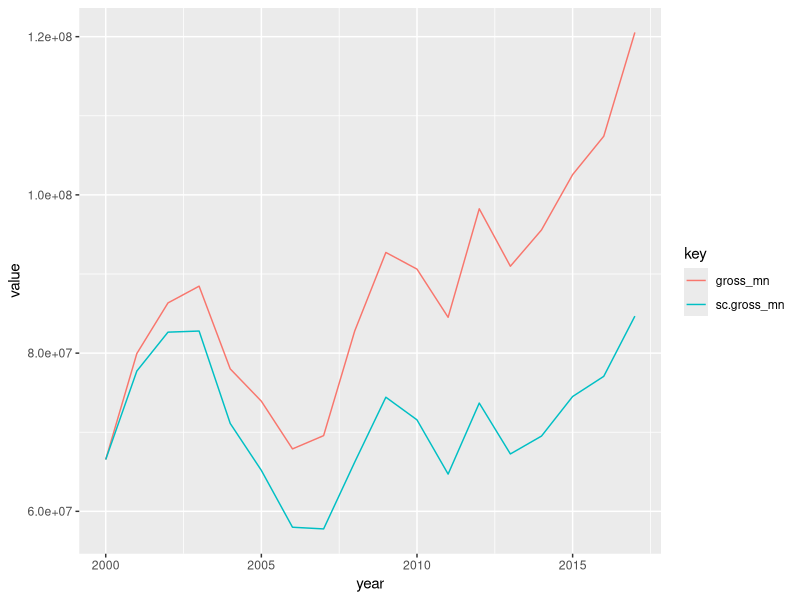

Here is the R script that generated this plot: (Note: this script raises an error after producing the figure.)
## ---- chunk 1
knitr::opts_chunk$set(echo = TRUE)
##Helper Functions here for cleanly handling imports
#install_all - function for installing all packages in a list that aren't available
#  inspired by https://stackoverflow.com/questions/4090169/elegant-way-to-check-for-missing-packages-and-install-them
#  ex: install_all(c('readr', 'dplyr'))
install_all <- function(list.of.packages) {
  need_install <- list.of.packages[!(list.of.packages %in% installed.packages()[,"Package"])]
  if(length(need_install)) install.packages(need_install)
}

# package_apply_all - function for calling install_all on list of packages, then applying a function to them
#  inspired by https://stackoverflow.com/questions/8175912/load-multiple-packages-at-once
#  ex: package_apply_all(c('readr', 'dplyr'), require)
package_apply_all <- function(list.of.packages, func) {
  install_all(list.of.packages)
  invisible(lapply(list.of.packages, func, character.only = TRUE))
}
## ---- chunk 2
package_apply_all(
  c(
    'readr', # for loading data from various formats
    'dplyr', # because we all need a little magic
    'ggplot2', # pretty graphs
    'tidyr' # needed for the gather function
  ), require)
## ---- chunk 3
# Pull in Consumer Price Index Data from 
# Burea of Labor Statistics to account for inflation
cpi <- read_csv('CPI_20181201.csv', col_types = cols())
# data ranged from 2000 (1) to 2017 (18)
# so... year mod 2000 + 1 is the indexing scheme.
# NOTE: if cpi csv file is changed the indexing scheme will need updating
cpif <- function(year) {
  idx <- year %% 2000 + 1
  cpi$Annual[idx]
}

## ---- chunk 4
# oscars data
pat.oscar_won <- "Oscar_.*_won$"
pat.oscar_nom <- "Oscar_.*_nominated$"
oscars <- read_csv("oscars.csv", col_types = cols()) %>% mutate(
  sc.gross = gross * cpif(2000)/cpif(year) # "In 2000 dollars"
) %>% 
  mutate_at(vars(matches(pat.oscar_won)), funs(factor)) %>%
  mutate_at(vars(matches(pat.oscar_nom)), funs(factor))
## ---- chunk 5
# probably not something to keep... but still interesting... 
currency_info <- oscars %>% select(
  gross, sc.gross, year
) %>% mutate(
  diff = gross - sc.gross
) %>% group_by(year) %>% summarize(
  n=n(),
  diff_mn = mean(diff, na.rm = TRUE),
  gross_mn = mean(gross, na.rm = TRUE),
  sc.gross_mn = mean(sc.gross, na.rm = TRUE)
)

currency_info %>% 
  gather(key, value, gross_mn, sc.gross_mn) %>%
  ggplot(aes(x=year, y=value, colour=key)) + 
  geom_line()
## ---- chunk 6
# sum number of wins identified per row for cols
tmp.won <- rowSums(
  oscars %>%
    mutate_at(
      vars(matches(pat.oscar_won)),
      funs(ifelse(. == "No", 0, 1))
    ) %>% select(matches(pat.oscar_won))
  )

# set win count variable in oscars df
oscars <- oscars %>% 
  mutate(Oscars_win_count = tmp.won)

# Validation
oscars_won_best_picture <- filter(oscars, Oscar_Best_Picture_won == 'Yes')
# This movie won 3 oscars, let's see if it checks out
oscars_won_best_picture$Oscars_win_count[1] == 3
# This movie won 2 oscars, let's see if it checks out
oscars_won_best_picture$Oscars_win_count[2] == 2
# Yeap

# Encodes as factor
oscars <- oscars %>% mutate(
  Oscars_won_some = factor(ifelse(Oscars_win_count > 0, "Yes", "No"))
)
## ---- chunk 7
# Gets the movies that won Oscars for best picture 
oscars_won_best_picture <- subset(oscars, Oscar_Best_Picture_won == 1)
dim(oscars_won_best_picture)
#View(head(oscars_won_best_picture[c(1:40)]))
# Gets the first movie of such list
lord_of_the_rings_king <- head(oscars_won_best_picture, 1)
#View(lord_of_the_rings_king)
# Gets the number of awards it won, not counting the Oscars 
num_awards_won <- 0
# For every column name in the Series
for (i in names(lord_of_the_rings_king)){
  # If "won"" is in such name
  if(grepl("won", i) == TRUE){
    # And if "Oscar" and "categories" is not
     if(grepl("Oscar", i) == FALSE){
       if(grepl("categories", i) == FALSE){
         # Add to num_awards_won the value of such column
         num_awards_won = num_awards_won + lord_of_the_rings_king[c(i)][[1]]
       }
      }
  }
}
# Prints the value of awards_wins
lord_of_the_rings_king[c("awards_wins")]
# Prints the number of awards it won, not counting the Oscars
num_awards_won
## ---- chunk 8
# Prints the unique values of the certificate column
unique(oscars$certificate)
# Prints the movies "Unrated" and "Not Rated"
subset(oscars, certificate == "Not Rated")[c("movie")]
subset(oscars, certificate == "Unrated")[c("movie")]
## ---- chunk 9
# Gets the indexes of such rows
not_rated_index = as.numeric(rownames(subset(oscars, certificate == "Not Rated")[c("movie")]))
unrated_index =  as.numeric(rownames(subset(oscars, certificate == "Unrated")[c("movie")]))

# Checks if any of them won an oscar
for(i in 1:nrow(oscars[not_rated_index, ])){
  if(oscars[not_rated_index, ]$Oscars_won_some[i]){
    print("Yes")
  }
}
for(i in 1:nrow(oscars[unrated_index, ])){
  if(oscars[unrated_index, ]$Oscars_won_some[i]){
    print("Yes")
  }
}
## ---- chunk 10
dim(oscars)
drop_index = c(not_rated_index, unrated_index)
oscars = oscars[-drop_index,]
dim(oscars)
## ---- chunk 11
unique(oscars$certificate)
sum(is.na(oscars$certificate))
## ---- chunk 12
titles_missing_values = oscars[is.na(oscars$certificate), ]$movie
titles_missing_values
## ---- chunk 13
for(i in titles_missing_values){
  if(subset(oscars, movie == i)$Oscars_won_some != 0){
    print("Yes")}
}
## ---- chunk 14
library(data.table)
oscars = data.table(oscars)
oscars = na.omit(oscars, c("certificate"))
dim(oscars)
## ---- chunk 15
unique(oscars$certificate)
oscars = oscars %>% mutate(certificate = replace(certificate, certificate == "PG-13", 3))
oscars = oscars %>% mutate(certificate = replace(certificate, certificate == "G", 1))
oscars = oscars %>% mutate(certificate = replace(certificate, certificate == "R", 4))
oscars = oscars %>% mutate(certificate = replace(certificate, certificate == "PG", 2))
oscars = oscars %>% mutate(certificate = replace(certificate, certificate == "TV-MA", 5))
oscars$certificate = as.numeric(oscars$certificate)
unique(oscars$certificate)
## ---- chunk 16
# Drops movie and movie_id and synopsis
oscars$movie <- NULL
oscars$movie_id <- NULL 
oscars$synopsis <- NULL 

# Drops the Oscars_category_won columns (will use them later as targets, but for now we cannot use them to predict)
oscars$Oscar_Best_Actor_won <- NULL
oscars$Oscar_Best_Actress_won <- NULL
oscars$Oscar_Best_AdaScreen_won <- NULL
oscars$Oscar_Best_Director_won <- NULL
oscars$Oscar_Best_OriScreen_won <- NULL
oscars$Oscar_Best_Picture_won <- NULL
oscars$Oscar_Best_Supporting_Actor_won <- NULL
oscars$Oscar_Best_Supporting_Actress_won <- NULL
## ---- chunk 17
# Splits by years
oscars_train <- subset(oscars, year %in% c(2000:2012)) 
oscars_test <- subset(oscars, year %in% c(2013:2016))
# Gets the target
y_train = oscars_train$Oscars_won_some
y_test = oscars_test$Oscars_won_some
# Drops the target column
X_train <- oscars_train
X_train$Oscars_won_some <- NULL
X_test <- oscars_test
X_test$Oscars_won_some <- NULL

# Checking if our new objects make sense
y_train
sum(y_train)
sapply(X_train, typeof)
